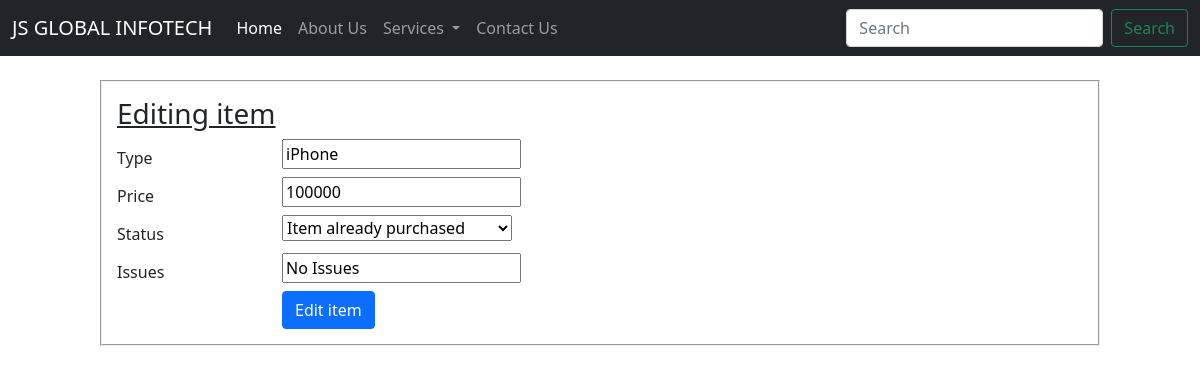
Page /services/hardwares/mobiles/edit_item/8 on the committed database.
### mysite_inventory/models.py (models this page shows, shortened)
class Device(models.Model):
    type = models.CharField(max_length=200, blank=False)
    price = models.IntegerField()
    choices = (
        ('AVAILABLE', 'Item ready to be purchased'),
        ('SOLD', 'Item already purchased'),
        ('RESTOCKING', 'Item restocking in few days')
    )
    status = models.CharField(max_length=10, choices=choices, default='SOLD')
    issues = models.CharField(max_length=50, default="No Issues")
    class Meta:
        abstract = True

class Mobile(Device):
    pass

### mysite_inventory/views.py (the view)
# urls.py: url(r'^mobiles/edit_item/(?P<pk>\d+)$', edit_mobile, name="edit_mobile"),
def edit_mobile(request, pk):
    return edit_item(request, pk, Mobile, MobileForm)

### mysite_inventory/forms.py
class MobileForm(forms.ModelForm):
    class Meta:
        model = Mobile
        fields = ('type', 'price', 'status', 'issues')

### mysite_inventory/views.py (called while the page is built)
def edit_item(request, pk, model, cls):
    item = get_object_or_404(model, pk=pk)
    if request.method == "POST":
        form = cls(request.POST, instance=item)
        if form.is_valid():
            form.save()
            return redirect('index')
    else:
        form = cls(instance=item)
        return render(request, 'inv/edit_item.html', {'form': form})

### mysite_inventory/templates/inv/edit_item.html (shortened to what this page needs)
{% extends 'base.html' %} {% block body %} {% load static %}
<link rel="stylesheet" type="text/css" href="{% static '/css/style.css' %}" />
<br />
<div class="container col-md-10 edit_box">
  <form method="POST">
    <h3><u>Editing item</u></h3>
    {% for field in form %}
    <div class="form-group row">
      <label for="id_{{ field.name }}" class="col-2 col-form-label"
        >{{ field.label }}</label
      >
      <div class="col-10">{{ field }}</div>
    </div>
    {% endfor %}
    <div class="form-group row">
      <div class="offset-sm-2 col-sm-6">
        <button type="submit" class="btn btn-primary">Edit item</button>
      </div>
    </div>
  </form>
</div>
{% endblock %}

### static/css/style.css (style rules this page uses)
.edit_box { border-style: groove; border-width: 2px; padding: 15px; }

### rows in the picture
Mobile: form "iPhone" "100000" "Item already purchased" "No Issues"

### other values in the picture
{{ field.label }} "Type" "Price" "Status" "Issues"
